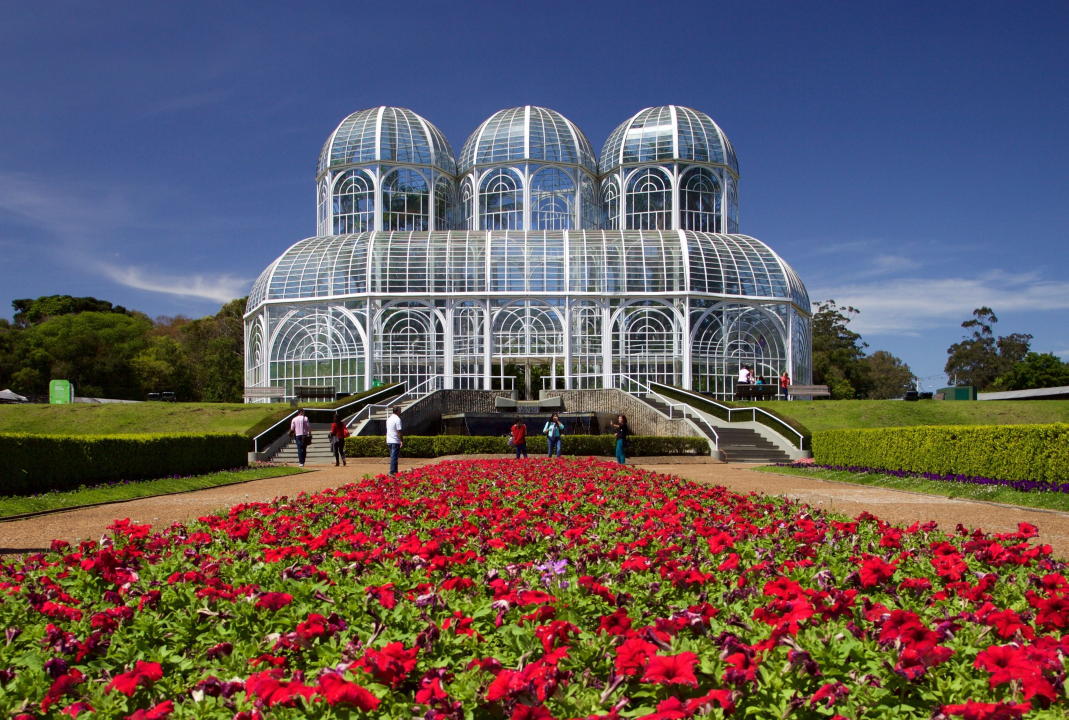
%> input picture images/jardim_botanico.jpg, 3205 x 2160 px (shown at 1/3 size)
$ octave generate_mif_file.m   (GNU Octave 9; MATLAB toolbox functions it lacks are replaced by stand-ins)
%> lines starting %> are read from the running program, lines starting %| are printed output that depends on the picture
% Creates a .mif file from an image, resized to fit inside the memory limits of the board.
% Each address contains a pixel, either 8bit (grayscale) or 24bit (RGB)

write_mif('jardim_botanico.jpg', 'jardim_botanico_gray.mif', false);
%> in write_mif, `img = im2gray(img);`:
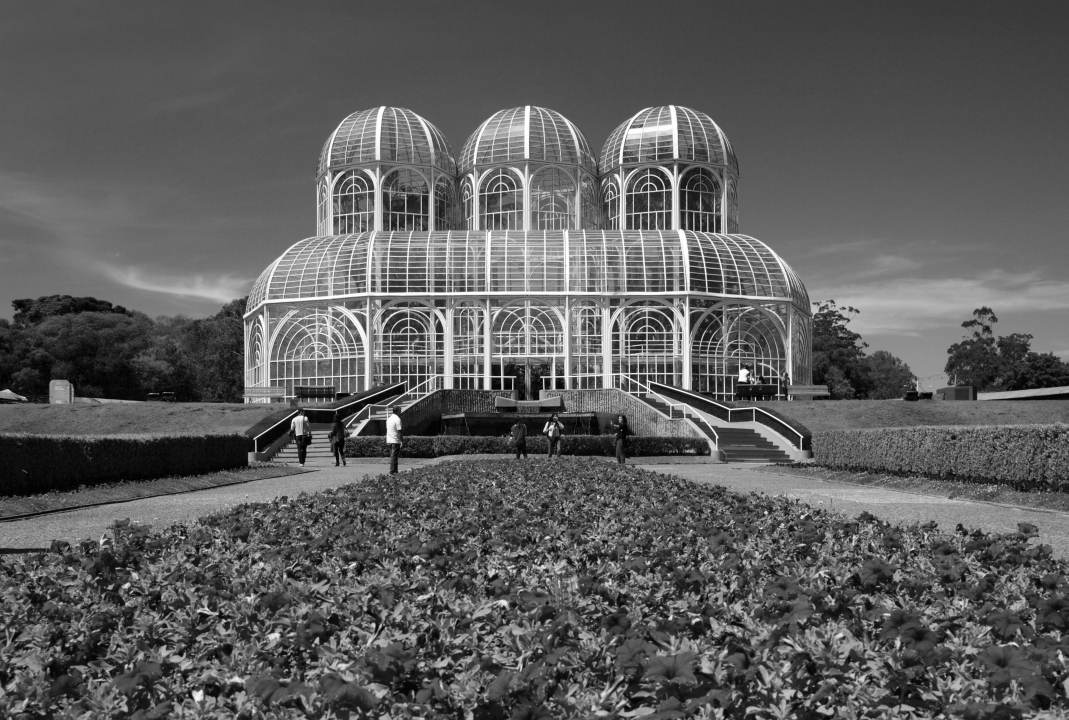
%> img: size 2160x3205 uint8 (shown at 1/3 size); min 0, max 255, mean 92.9
write_mif('jardim_botanico.jpg', 'jardim_botanico.mif', true);
% [1 line not run here, left out]
function write_mif(filename, out_filename, is_rgb)
    fprintf('[%s]\n', out_filename);

    if (strcmp(filename, out_filename) == 1)
        error('Output file must be different from input file.');
    end

    path = '../images/';

    pixel_depth = 24; % Full color

    img = imread(strcat(path, filename));

    is_grayscale = ~is_rgb;

    if (is_grayscale)
        pixel_depth = 8; % Grayscale
        img = im2gray(img);
    end

    resized = resize_to_fit_memory(img, pixel_depth, [200, NaN]);

    [height, width, ~] = size(resized);

    required_bits = get_required_bits(resized, pixel_depth);
    maximum_bits = get_maximum_bits();

    data = resized;

    memory_size = height * width;
    word_length = pixel_depth;

    fid = fopen(strcat(path, out_filename), 'w');
    fprintf(fid, 'DEPTH=%d;\n', memory_size);
    fprintf(fid, 'WIDTH=%d;\n', word_length);

    fprintf(fid, 'ADDRESS_RADIX = UNS;\n');
    fprintf(fid, 'DATA_RADIX = HEX;\n');
    fprintf(fid, 'CONTENT\t');
    fprintf(fid, 'BEGIN\n');

    for col = 1:width

        for row = 1:height

            if (is_rgb)
                r = data(row, col, 1);
                g = data(row, col, 2);
                b = data(row, col, 3);
                hex = sprintf('%02x%02x%02x', r, g, b);
            else
                hex = sprintf('%02x', data(row, col));
            end

            index = (row - 1) + (col - 1) * height;
            fprintf(fid, '\t%d\t:\t%s;\n', index, hex);
        end

    end

    fprintf(fid, 'END;\n');
    fclose(fid);

    address_width = ceil(log2(memory_size));
    fprintf('[%s]\n\tHeight: %d\n\tWidth: %d\n\tMemory size: %d\n\tPixel depth: %db\n\tAddress Width: %d\n\tRAM usage: %d bits (%.2f%%)\n\n', out_filename, height, width, memory_size, pixel_depth, address_width, required_bits, required_bits / maximum_bits * 100);

    [~, ~, in_extension] = fileparts(filename);
    [~, out_name, ~] = fileparts(out_filename);
    imwrite(resized, strcat(path, out_name, '_resized', in_extension));
end

function result = resize_to_fit_memory(img, pixel_depth, target_size)

    if (target_size(1) == 0)
        error('Could not fit image inside contraints')
    end

    resized = imresize(img, target_size);

    required_bits = get_required_bits(resized, pixel_depth);
%> in resize_to_fit_memory, `required_bits = get_required_bits(resized, pixel_depth);`: required_bits = 475200
    % Adds some margin as the FPGA memory needs to be arranged differently
    maximum_bits = get_maximum_bits() * 0.8;

    if (required_bits > maximum_bits)
        result = resize_to_fit_memory(img, pixel_depth, [target_size(1) - 1, NaN]);
%> in resize_to_fit_memory (call 35), `resized = imresize(img, target_size);`:
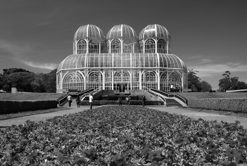
%> resized: size 166x247 uint8; min 0, max 255, mean 92.9
%> in resize_to_fit_memory (call 35), `required_bits = get_required_bits(resized, pixel_depth);`: required_bits = 328016
%> in resize_to_fit_memory (call 36), `resized = imresize(img, target_size);`:
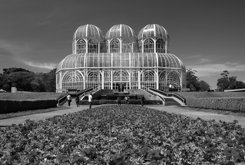
%> resized: size 165x245 uint8; min 0, max 255, mean 92.9
%> in resize_to_fit_memory (call 36), `required_bits = get_required_bits(resized, pixel_depth);`: required_bits = 323400
%> in resize_to_fit_memory (call 37), `resized = imresize(img, target_size);`:
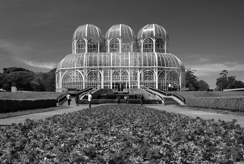
%> resized: size 164x244 uint8; min 0, max 255, mean 92.9
%> in resize_to_fit_memory (call 37), `required_bits = get_required_bits(resized, pixel_depth);`: required_bits = 320128
%> in resize_to_fit_memory (call 38), `resized = imresize(img, target_size);`:
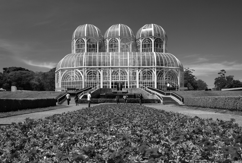
%> resized: size 163x242 uint8; min 0, max 255, mean 92.9
%> in resize_to_fit_memory (call 38), `required_bits = get_required_bits(resized, pixel_depth);`: required_bits = 315568
%> in resize_to_fit_memory (call 39), `resized = imresize(img, target_size);`:
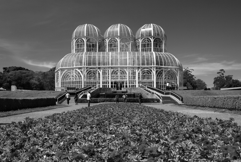
%> resized: size 162x241 uint8; min 0, max 255, mean 92.9
%> in resize_to_fit_memory (call 39), `required_bits = get_required_bits(resized, pixel_depth);`: required_bits = 312336
%> in resize_to_fit_memory (call 39), `result = resize_to_fit_memory(img, pixel_depth, [target_size(1) - 1, N..`:
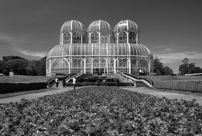
%> result: size 136x202 uint8; min 0, max 255, mean 92.9
%> in write_mif, `required_bits = get_required_bits(resized, pixel_depth);`: required_bits = 219776
%> after the loop in write_mif, `for col = 1:width`: hex = '79'
%| [jardim_botanico_gray.mif]
%| 	Height: 136
%| 	Width: 202
%| 	Memory size: 27472
%| 	Pixel depth: 8b
%| 	Address Width: 15
%| 	RAM usage: 219776 bits (79.49%)
%> (the run ends here)
